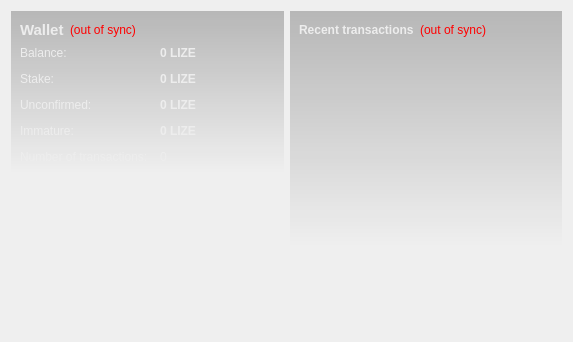
<?xml version="1.0" encoding="UTF-8"?>
<ui version="4.0">
 <class>OverviewPage</class>
 <widget class="QWidget" name="OverviewPage">
  <property name="geometry">
   <rect>
    <x>0</x>
    <y>0</y>
    <width>573</width>
    <height>342</height>
   </rect>
  </property>
  <property name="windowTitle">
   <string>Form</string>
  </property>
  <property name="styleSheet">
   <string notr="true">#OverviewPage { color: #ededed; }</string>
  </property>
  <layout class="QHBoxLayout" name="horizontalLayout" stretch="1,1">
   <item>
    <layout class="QVBoxLayout" name="verticalLayout_2">
     <item>
      <widget class="QFrame" name="frame">
       <property name="styleSheet">
        <string notr="true">#frame { background-color: qlineargradient(spread:pad, x1:0, y1:0, x2:0, y2:1, stop:0 rgba(0,0,0,60), stop:1.0 rgba(0,0,0,0)); }</string>
       </property>
       <layout class="QVBoxLayout" name="verticalLayout_4">
        <item>
         <layout class="QHBoxLayout" name="horizontalLayout_4">
          <item>
           <widget class="QLabel" name="label_5">
            <property name="font">
             <font>
              <pointsize>11</pointsize>
              <weight>75</weight>
              <bold>true</bold>
             </font>
            </property>
            <property name="styleSheet">
             <string notr="true">color: #ededed;</string>
            </property>
            <property name="text">
             <string>Wallet</string>
            </property>
           </widget>
          </item>
          <item>
           <widget class="QLabel" name="labelWalletStatus">
            <property name="toolTip">
             <string>The displayed information may be out of date. Your wallet automatically synchronizes with the Lizarde network after a connection is established, but this process has not completed yet.</string>
            </property>
            <property name="styleSheet">
             <string notr="true">QLabel { color: red; }</string>
            </property>
            <property name="text">
             <string notr="true">(out of sync)</string>
            </property>
            <property name="alignment">
             <set>Qt::AlignLeading|Qt::AlignLeft|Qt::AlignVCenter</set>
            </property>
           </widget>
          </item>
          <item>
           <spacer name="horizontalSpacer_2">
            <property name="orientation">
             <enum>Qt::Horizontal</enum>
            </property>
            <property name="sizeHint" stdset="0">
             <size>
              <width>40</width>
              <height>20</height>
             </size>
            </property>
           </spacer>
          </item>
         </layout>
        </item>
        <item>
         <layout class="QFormLayout" name="formLayout_2">
          <property name="fieldGrowthPolicy">
           <enum>QFormLayout::AllNonFixedFieldsGrow</enum>
          </property>
          <property name="horizontalSpacing">
           <number>12</number>
          </property>
          <property name="verticalSpacing">
           <number>12</number>
          </property>
          <item row="0" column="0">
           <widget class="QLabel" name="label">
            <property name="styleSheet">
             <string notr="true">color: #ededed;</string>
            </property>
            <property name="text">
             <string>Balance:</string>
            </property>
           </widget>
          </item>
          <item row="0" column="1">
           <widget class="QLabel" name="labelBalance">
            <property name="font">
             <font>
              <weight>75</weight>
              <bold>true</bold>
             </font>
            </property>
            <property name="cursor">
             <cursorShape>IBeamCursor</cursorShape>
            </property>
            <property name="toolTip">
             <string>Your current balance</string>
            </property>
            <property name="styleSheet">
             <string notr="true">color: #ededed;</string>
            </property>
            <property name="text">
             <string notr="true">0 LIZE</string>
            </property>
            <property name="textInteractionFlags">
             <set>Qt::LinksAccessibleByMouse|Qt::TextSelectableByKeyboard|Qt::TextSelectableByMouse</set>
            </property>
           </widget>
          </item>
          <item row="1" column="0">
           <widget class="QLabel" name="label_6">
            <property name="styleSheet">
             <string notr="true">color: #ededed;</string>
            </property>
            <property name="text">
             <string>Stake:</string>
            </property>
           </widget>
          </item>
          <item row="1" column="1">
           <widget class="QLabel" name="labelStake">
            <property name="font">
             <font>
              <weight>75</weight>
              <bold>true</bold>
             </font>
            </property>
            <property name="cursor">
             <cursorShape>IBeamCursor</cursorShape>
            </property>
            <property name="toolTip">
             <string>Total of coins that was staked, and do not yet count toward the current balance</string>
            </property>
            <property name="styleSheet">
             <string notr="true">color: #ededed;</string>
            </property>
            <property name="text">
             <string notr="true">0 LIZE</string>
            </property>
            <property name="textInteractionFlags">
             <set>Qt::LinksAccessibleByMouse|Qt::TextSelectableByKeyboard|Qt::TextSelectableByMouse</set>
            </property>
           </widget>
          </item>
          <item row="2" column="0">
           <widget class="QLabel" name="label_3">
            <property name="styleSheet">
             <string notr="true">color: #ededed;</string>
            </property>
            <property name="text">
             <string>Unconfirmed:</string>
            </property>
           </widget>
          </item>
          <item row="2" column="1">
           <widget class="QLabel" name="labelUnconfirmed">
            <property name="font">
             <font>
              <weight>75</weight>
              <bold>true</bold>
             </font>
            </property>
            <property name="cursor">
             <cursorShape>IBeamCursor</cursorShape>
            </property>
            <property name="toolTip">
             <string>Total of transactions that have yet to be confirmed, and do not yet count toward the current balance</string>
            </property>
            <property name="styleSheet">
             <string notr="true">color: #ededed;</string>
            </property>
            <property name="text">
             <string notr="true">0 LIZE</string>
            </property>
            <property name="textInteractionFlags">
             <set>Qt::LinksAccessibleByMouse|Qt::TextSelectableByKeyboard|Qt::TextSelectableByMouse</set>
            </property>
           </widget>
          </item>
          <item row="3" column="0">
           <widget class="QLabel" name="labelImmatureText">
            <property name="styleSheet">
             <string notr="true">color: #ededed;</string>
            </property>
            <property name="text">
             <string>Immature:</string>
            </property>
           </widget>
          </item>
          <item row="3" column="1">
           <widget class="QLabel" name="labelImmature">
            <property name="font">
             <font>
              <weight>75</weight>
              <bold>true</bold>
             </font>
            </property>
            <property name="toolTip">
             <string>Mined balance that has not yet matured</string>
            </property>
            <property name="styleSheet">
             <string notr="true">color: #ededed;</string>
            </property>
            <property name="text">
             <string notr="true">0 LIZE</string>
            </property>
            <property name="textInteractionFlags">
             <set>Qt::LinksAccessibleByMouse|Qt::TextSelectableByKeyboard|Qt::TextSelectableByMouse</set>
            </property>
           </widget>
          </item>
          <item row="4" column="0">
           <widget class="QLabel" name="label_2">
            <property name="styleSheet">
             <string notr="true">color: #ededed;</string>
            </property>
            <property name="text">
             <string>Number of transactions:</string>
            </property>
           </widget>
          </item>
          <item row="4" column="1">
           <widget class="QLabel" name="labelNumTransactions">
            <property name="toolTip">
             <string>Total number of transactions in wallet</string>
            </property>
            <property name="styleSheet">
             <string notr="true">color: #ededed;</string>
            </property>
            <property name="text">
             <string notr="true">0</string>
            </property>
           </widget>
          </item>
         </layout>
        </item>
       </layout>
      </widget>
     </item>
     <item>
      <spacer name="verticalSpacer">
       <property name="orientation">
        <enum>Qt::Vertical</enum>
       </property>
       <property name="sizeHint" stdset="0">
        <size>
         <width>20</width>
         <height>40</height>
        </size>
       </property>
      </spacer>
     </item>
     <item>
      <widget class="QLabel" name="label_6">
       <property name="text">
        <string/>
       </property>
       <property name="pixmap">
        <pixmap resource="../bitcoin.qrc">:/images/backg</pixmap>
       </property>
       <property name="scaledContents">
        <bool>false</bool>
       </property>
       <property name="alignment">
        <set>Qt::AlignCenter</set>
       </property>
       <property name="margin">
        <number>-2</number>
       </property>
      </widget>
     </item>
    </layout>
   </item>
   <item>
    <layout class="QVBoxLayout" name="verticalLayout_3">
     <item>
      <widget class="QFrame" name="frame_2">
       <property name="styleSheet">
        <string notr="true">#frame_2 { background-color: qlineargradient(spread:pad, x1:0, y1:0, x2:0, y2:1, stop:0 rgba(0,0,0,60), stop:1.0 rgba(0,0,0,0)); }</string>
       </property>
       <layout class="QVBoxLayout" name="verticalLayout">
        <item>
         <layout class="QHBoxLayout" name="horizontalLayout_2">
          <item>
           <widget class="QLabel" name="label_4">
            <property name="styleSheet">
             <string notr="true">color: #ededed;</string>
            </property>
            <property name="text">
             <string>&lt;b&gt;Recent transactions&lt;/b&gt;</string>
            </property>
           </widget>
          </item>
          <item>
           <widget class="QLabel" name="labelTransactionsStatus">
            <property name="toolTip">
             <string>The displayed information may be out of date. Your wallet automatically synchronizes with the Lizarde network after a connection is established, but this process has not completed yet.</string>
            </property>
            <property name="styleSheet">
             <string notr="true">QLabel { color: red; }</string>
            </property>
            <property name="text">
             <string notr="true">(out of sync)</string>
            </property>
            <property name="alignment">
             <set>Qt::AlignRight|Qt::AlignTrailing|Qt::AlignVCenter</set>
            </property>
           </widget>
          </item>
          <item>
           <spacer name="horizontalSpacer">
            <property name="orientation">
             <enum>Qt::Horizontal</enum>
            </property>
            <property name="sizeHint" stdset="0">
             <size>
              <width>40</width>
              <height>20</height>
             </size>
            </property>
           </spacer>
          </item>
         </layout>
        </item>
        <item>
         <widget class="QListView" name="listTransactions">
          <property name="styleSheet">
           <string notr="true">QListView { background: transparent; }</string>
          </property>
          <property name="frameShape">
           <enum>QFrame::NoFrame</enum>
          </property>
          <property name="verticalScrollBarPolicy">
           <enum>Qt::ScrollBarAlwaysOff</enum>
          </property>
          <property name="horizontalScrollBarPolicy">
           <enum>Qt::ScrollBarAlwaysOff</enum>
          </property>
          <property name="selectionMode">
           <enum>QAbstractItemView::NoSelection</enum>
          </property>
         </widget>
        </item>
       </layout>
      </widget>
     </item>
     <item>
      <spacer name="verticalSpacer_2">
       <property name="orientation">
        <enum>Qt::Vertical</enum>
       </property>
       <property name="sizeHint" stdset="0">
        <size>
         <width>20</width>
         <height>40</height>
        </size>
       </property>
      </spacer>
     </item>
    </layout>
   </item>
  </layout>
 </widget>
 <resources>
  <include location="../bitcoin.qrc"/>
 </resources>
 <connections/>
</ui>
